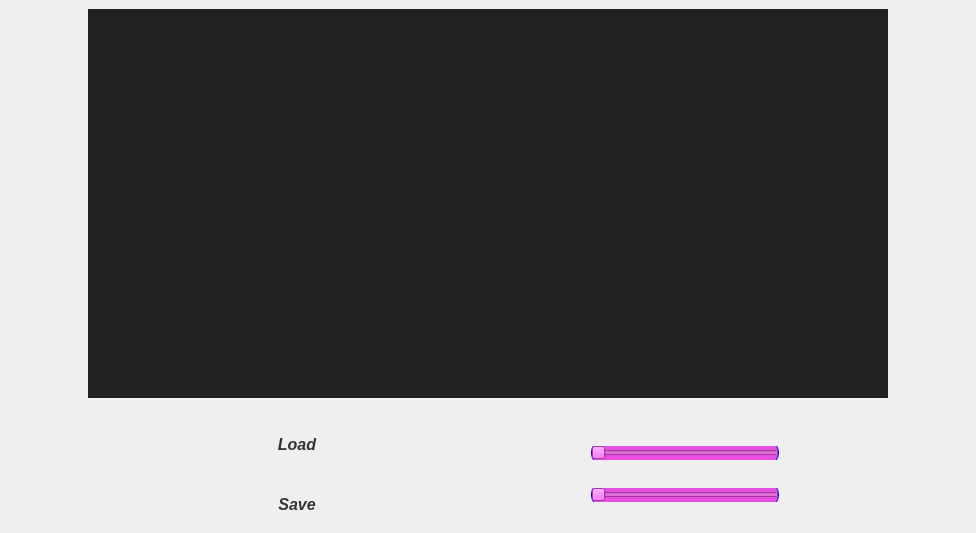
<?xml version="1.0" encoding="UTF-8"?>
<ui version="4.0">
 <class>MainWindow</class>
 <widget class="QMainWindow" name="MainWindow">
  <property name="windowModality">
   <enum>Qt::NonModal</enum>
  </property>
  <property name="geometry">
   <rect>
    <x>0</x>
    <y>0</y>
    <width>976</width>
    <height>533</height>
   </rect>
  </property>
  <property name="windowTitle">
   <string>Image-Transformation</string>
  </property>
  <property name="styleSheet">
   <string notr="true">background: qlineargradient(x1:0, y1:1, x2:1, y2:0, 
   stop:0 #d900d9, stop:1 #00e5e5);
</string>
  </property>
  <widget class="QWidget" name="centralwidget">
   <layout class="QVBoxLayout" name="verticalLayout_5">
    <item>
     <layout class="QHBoxLayout" name="horizontalLayout_2">
      <property name="sizeConstraint">
       <enum>QLayout::SetDefaultConstraint</enum>
      </property>
      <property name="bottomMargin">
       <number>20</number>
      </property>
      <item>
       <spacer name="horizontalSpacer_3">
        <property name="orientation">
         <enum>Qt::Horizontal</enum>
        </property>
        <property name="sizeHint" stdset="0">
         <size>
          <width>10</width>
          <height>20</height>
         </size>
        </property>
       </spacer>
      </item>
      <item>
       <widget class="QLabel" name="label">
        <property name="minimumSize">
         <size>
          <width>800</width>
          <height>200</height>
         </size>
        </property>
        <property name="styleSheet">
         <string notr="true">    background-color: #212121;</string>
        </property>
        <property name="text">
         <string/>
        </property>
       </widget>
      </item>
      <item>
       <spacer name="horizontalSpacer_4">
        <property name="orientation">
         <enum>Qt::Horizontal</enum>
        </property>
        <property name="sizeHint" stdset="0">
         <size>
          <width>20</width>
          <height>30</height>
         </size>
        </property>
       </spacer>
      </item>
     </layout>
    </item>
    <item>
     <layout class="QHBoxLayout">
      <property name="sizeConstraint">
       <enum>QLayout::SetMaximumSize</enum>
      </property>
      <item>
       <spacer name="horizontalSpacer">
        <property name="orientation">
         <enum>Qt::Horizontal</enum>
        </property>
        <property name="sizeHint" stdset="0">
         <size>
          <width>40</width>
          <height>20</height>
         </size>
        </property>
       </spacer>
      </item>
      <item>
       <layout class="QVBoxLayout" name="verticalLayout">
        <property name="spacing">
         <number>20</number>
        </property>
        <property name="sizeConstraint">
         <enum>QLayout::SetFixedSize</enum>
        </property>
        <item>
         <widget class="QPushButton" name="Load_Button">
          <property name="minimumSize">
           <size>
            <width>200</width>
            <height>40</height>
           </size>
          </property>
          <property name="font">
           <font>
            <pointsize>-1</pointsize>
            <italic>true</italic>
            <bold>true</bold>
            <underline>false</underline>
            <strikeout>false</strikeout>
            <kerning>false</kerning>
           </font>
          </property>
          <property name="styleSheet">
           <string notr="true">   background: qlineargradient(x1:0, y1:1, x2:1, y2:0, 
   stop:0 #d900d9, stop:1 #00e5e5);
   
    border-radius: 10px;
    color: #333333;
    font-size: 16px;
    padding: 5px 10px;
    text-align: center;</string>
          </property>
          <property name="text">
           <string>Load</string>
          </property>
          <property name="iconSize">
           <size>
            <width>30</width>
            <height>30</height>
           </size>
          </property>
         </widget>
        </item>
        <item>
         <widget class="QPushButton" name="Save_Button">
          <property name="minimumSize">
           <size>
            <width>200</width>
            <height>40</height>
           </size>
          </property>
          <property name="font">
           <font>
            <pointsize>-1</pointsize>
            <italic>true</italic>
            <bold>true</bold>
           </font>
          </property>
          <property name="styleSheet">
           <string notr="true">background: qlineargradient(x1:0, y1:1, x2:1, y2:0, 
   stop:0 #d900d9, stop:1 #00e5e5);    border-radius: 10px;
    color: #333333;
    font-size: 16px;
    padding: 5px 10px;
    text-align: center;</string>
          </property>
          <property name="text">
           <string>Save</string>
          </property>
         </widget>
        </item>
       </layout>
      </item>
      <item>
       <spacer name="horizontalSpacer_2">
        <property name="orientation">
         <enum>Qt::Horizontal</enum>
        </property>
        <property name="sizeType">
         <enum>QSizePolicy::Expanding</enum>
        </property>
        <property name="sizeHint" stdset="0">
         <size>
          <width>0</width>
          <height>0</height>
         </size>
        </property>
       </spacer>
      </item>
      <item>
       <layout class="QVBoxLayout" name="verticalLayout_4">
        <item>
         <widget class="QSlider" name="horizontalSlider">
          <property name="styleSheet">
           <string notr="true">background-color: lightgray;
  height: 20px;
border: 1px solid gray;
  height: 10px;
  margin: 4px 0;
  border-radius: 5px;
 background:  #e74fe0;
  border: 1px solid blue;
  width: 20px;
  height: 20px;
  border-radius: 10px;
  margin: -4px 0;</string>
          </property>
          <property name="orientation">
           <enum>Qt::Horizontal</enum>
          </property>
         </widget>
        </item>
        <item>
         <widget class="QSlider" name="ZoomSlider">
          <property name="styleSheet">
           <string notr="true">background-color: lightgray;
  height: 20px;
border: 1px solid gray;
  height: 10px;
  margin: 4px 0;
  border-radius: 5px;
 background:  #e74fe0;
  border: 1px solid blue;
  width: 20px;
  height: 20px;
  border-radius: 10px;
  margin: -4px 0;</string>
          </property>
          <property name="orientation">
           <enum>Qt::Horizontal</enum>
          </property>
         </widget>
        </item>
       </layout>
      </item>
      <item>
       <spacer name="horizontalSpacer_5">
        <property name="orientation">
         <enum>Qt::Horizontal</enum>
        </property>
        <property name="sizeHint" stdset="0">
         <size>
          <width>40</width>
          <height>20</height>
         </size>
        </property>
       </spacer>
      </item>
      <item>
       <layout class="QVBoxLayout" name="verticalLayout_3"/>
      </item>
     </layout>
    </item>
   </layout>
  </widget>
 </widget>
 <resources/>
 <connections/>
</ui>
